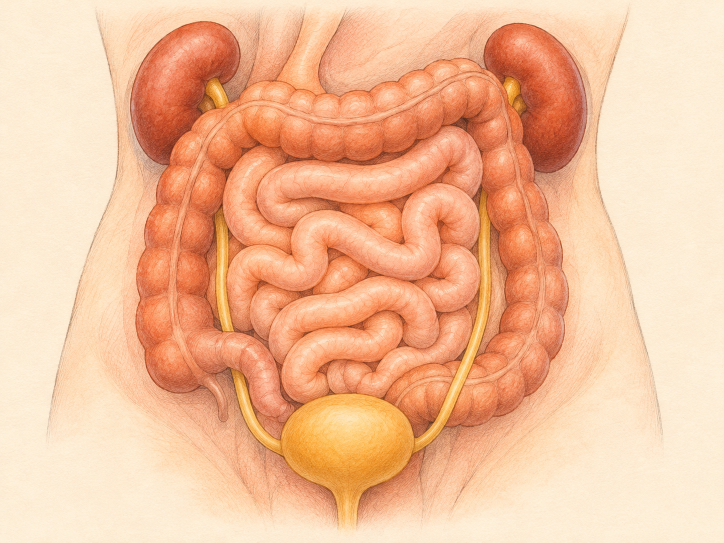
#> input picture subjects/body/art/detail/intestines.png, 1448 x 1086 px (shown at 1/2 size)
$ python guide.py ../../../subjects/body/art/detail/intestines.png ../../../subjects/body/art/detail/bones.png 1.0 1.0 1.0 ../../../subjects/body/art/detail/bones.png
#> lines starting #> are read from the running program, lines starting #| are printed output that depends on the picture
#!/usr/bin/python3
"""Paste a child's line art, scaled, into the parent's line art as a guide for an in-place redraw.

  guide.py parent.png child.png S TX TY out.png [--part X0 Y0 X1 Y1] [--erase X0 Y0 X1 Y1]... [--json out.json]

Child point (x, y) lands at parent (S*x + TX, S*y + TY). --part limits which part of the child is pasted (child
coords); --erase whitens parent rectangles first (the old drawing of the thing). The result is the parent with the
child's lines multiplied in; crop it with region.py for the edit. The same S, TX, TY give the dive axis exactly.
"""
import json, sys
import numpy as np
from PIL import Image

a = sys.argv
parent, child, S, TX, TY, out = a[1], a[2], float(a[3]), float(a[4]), float(a[5]), a[6]
def rects(name):
    r = []
    for i, v in enumerate(a):
        if v == name: r.append([float(x) for x in a[i + 1:i + 5]])
    return r
P = Image.open(parent).convert("L"); C = Image.open(child).convert("L")
#> after `P = Image.open(parent).convert('L')`:
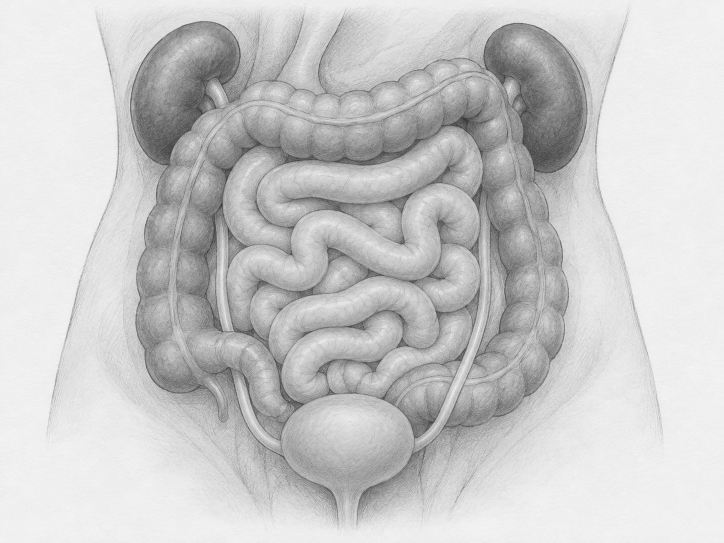
#> P: PIL image 1448x1086 L (shown at 1/2 size); min 47, max 246, mean 201.6
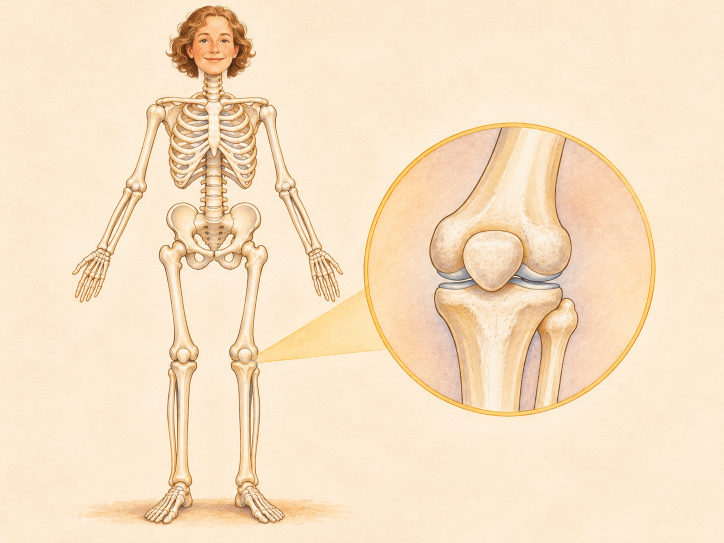
#> input picture subjects/body/art/detail/bones.png, 1448 x 1086 px (shown at 1/2 size)
#> after `C = Image.open(child).convert('L')`:
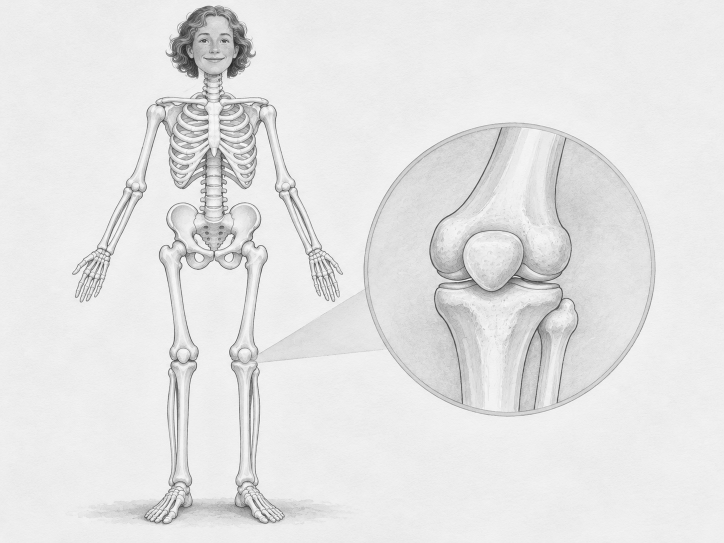
#> C: PIL image 1448x1086 L (shown at 1/2 size); min 28, max 255, mean 228.8
part = (rects("--part") or [[0, 0, C.width, C.height]])[0]
#> part = [0, 0, 1448, 1086]
p = np.asarray(P, np.float32)
for r in rects("--erase"):
    p[int(r[1]):int(r[3]), int(r[0]):int(r[2])] = 255
c = C.crop(tuple(int(v) for v in part))
w, h = int(round(c.width * S)), int(round(c.height * S))
#> w = 1448; h = 1086
cs = np.asarray(c.resize((w, h), Image.LANCZOS), np.float32)
# darken the small copy a little so thin lines survive (the model redraws them at the parent's weight anyway)
cs = 255 - np.clip((255 - cs) * 1.6, 0, 255)
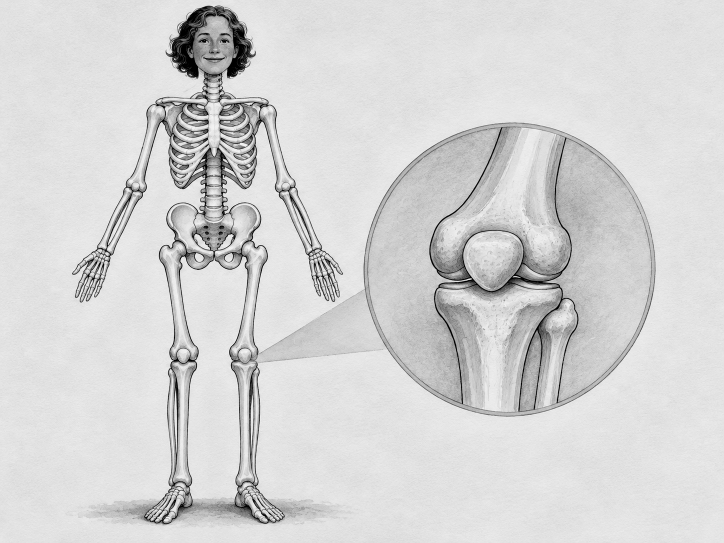
#> cs: shape (1086, 1448) float32 (shown at 1/2 size); min 0, max 255, mean 213.1
x0, y0 = int(round(S * part[0] + TX)), int(round(S * part[1] + TY))
#> x0 = 1; y0 = 1
sub = p[y0:y0 + h, x0:x0 + w]
p[y0:y0 + h, x0:x0 + w] = np.minimum(sub, cs[:sub.shape[0], :sub.shape[1]])
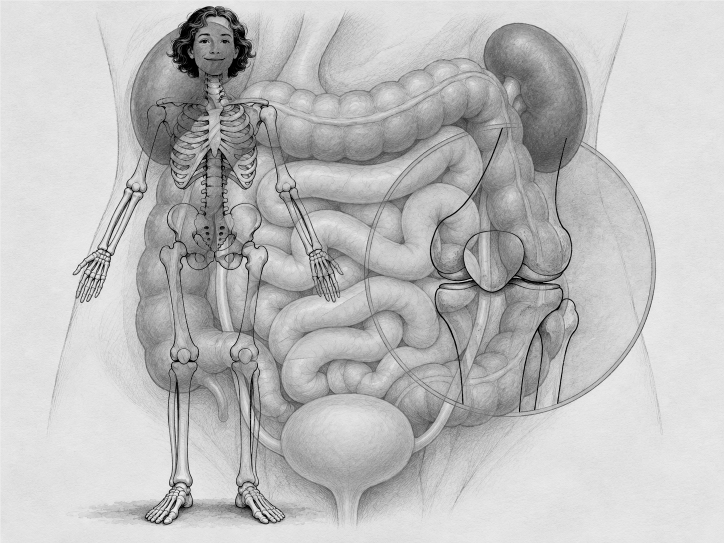
#> p: shape (1086, 1448) float32 (shown at 1/2 size); min 0, max 244, mean 190.4
Image.fromarray(p.astype(np.uint8)).save(out)
meta = {"parent": parent, "child": child, "S": S, "TX": TX, "TY": TY, "part": part, "erase": rects("--erase")}
json.dump(meta, open(out + ".json", "w")); print(out, meta)
#> (printed output is left out)
